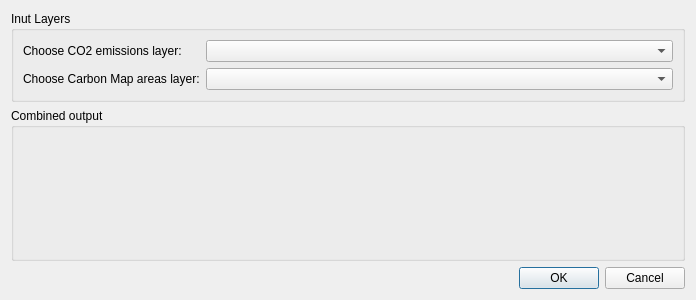
<?xml version="1.0" encoding="UTF-8"?>
<ui version="4.0">
 <class>Dialog</class>
 <widget class="QDialog" name="Dialog">
  <property name="geometry">
   <rect>
    <x>0</x>
    <y>0</y>
    <width>696</width>
    <height>300</height>
   </rect>
  </property>
  <property name="windowTitle">
   <string>Combining CO2 emissions and Carbon stock changes</string>
  </property>
  <layout class="QVBoxLayout" name="verticalLayout">
   <item>
    <widget class="QGroupBox" name="groupBox">
     <property name="title">
      <string>Inut Layers</string>
     </property>
     <layout class="QFormLayout" name="formLayout_2">
      <item row="0" column="0">
       <widget class="QLabel" name="label">
        <property name="text">
         <string>Choose CO2 emissions layer:</string>
        </property>
       </widget>
      </item>
      <item row="1" column="0">
       <widget class="QLabel" name="label_2">
        <property name="text">
         <string>Choose Carbon Map areas layer:</string>
        </property>
       </widget>
      </item>
      <item row="0" column="1">
       <widget class="QgsMapLayerComboBox" name="mMapLayerComboBoxCO2Emissions"/>
      </item>
      <item row="1" column="1">
       <widget class="QgsMapLayerComboBox" name="mMapLayerComboBoxCarbonMap"/>
      </item>
     </layout>
    </widget>
   </item>
   <item>
    <widget class="QGroupBox" name="groupBox_2">
     <property name="title">
      <string>Combined output</string>
     </property>
     <layout class="QFormLayout" name="formLayout_3">
      <item row="1" column="1">
       <spacer name="verticalSpacer">
        <property name="orientation">
         <enum>Qt::Vertical</enum>
        </property>
        <property name="sizeHint" stdset="0">
         <size>
          <width>20</width>
          <height>40</height>
         </size>
        </property>
       </spacer>
      </item>
      <item row="0" column="1">
       <widget class="QgsFileWidget" name="mQgsFileWidgetCombinedOutputFile">
        <property name="dialogTitle">
         <string/>
        </property>
        <property name="filter">
         <string>Geopackages (*.gpkg *.GPKG);;All files (*.*)</string>
        </property>
        <property name="defaultRoot">
         <string/>
        </property>
        <property name="storageMode">
         <enum>QgsFileWidget::SaveFile</enum>
        </property>
       </widget>
      </item>
     </layout>
    </widget>
   </item>
   <item>
    <widget class="QDialogButtonBox" name="buttonBox">
     <property name="orientation">
      <enum>Qt::Horizontal</enum>
     </property>
     <property name="standardButtons">
      <set>QDialogButtonBox::Cancel|QDialogButtonBox::Ok</set>
     </property>
    </widget>
   </item>
  </layout>
 </widget>
 <customwidgets>
  <customwidget>
   <class>QgsFileWidget</class>
   <extends>QWidget</extends>
   <header>qgsfilewidget.h</header>
  </customwidget>
  <customwidget>
   <class>QgsMapLayerComboBox</class>
   <extends>QComboBox</extends>
   <header>qgsmaplayercombobox.h</header>
  </customwidget>
 </customwidgets>
 <resources/>
 <connections>
  <connection>
   <sender>buttonBox</sender>
   <signal>accepted()</signal>
   <receiver>Dialog</receiver>
   <slot>accept()</slot>
   <hints>
    <hint type="sourcelabel">
     <x>248</x>
     <y>254</y>
    </hint>
    <hint type="destinationlabel">
     <x>157</x>
     <y>274</y>
    </hint>
   </hints>
  </connection>
  <connection>
   <sender>buttonBox</sender>
   <signal>rejected()</signal>
   <receiver>Dialog</receiver>
   <slot>reject()</slot>
   <hints>
    <hint type="sourcelabel">
     <x>316</x>
     <y>260</y>
    </hint>
    <hint type="destinationlabel">
     <x>286</x>
     <y>274</y>
    </hint>
   </hints>
  </connection>
 </connections>
</ui>
